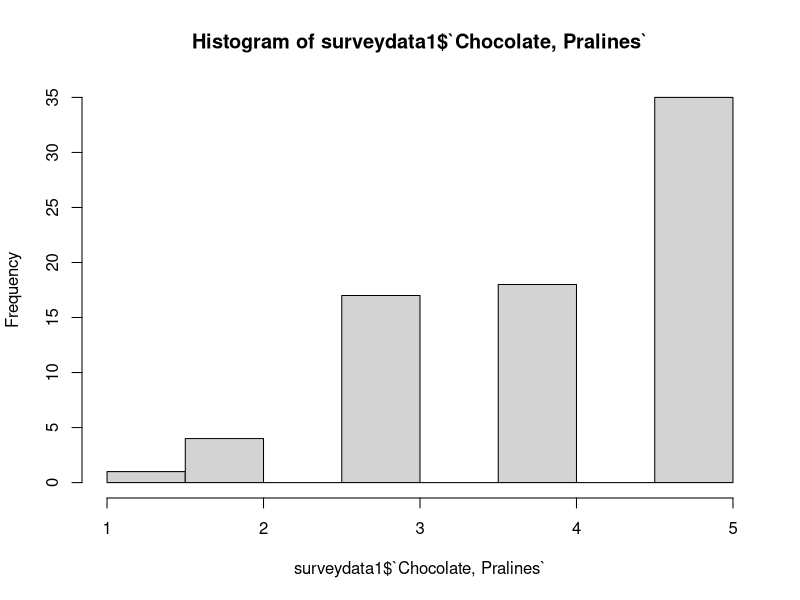
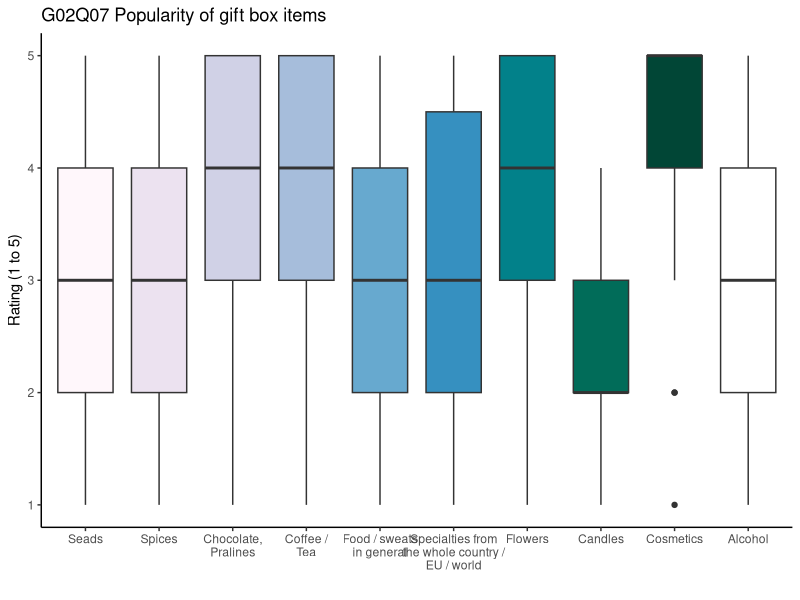
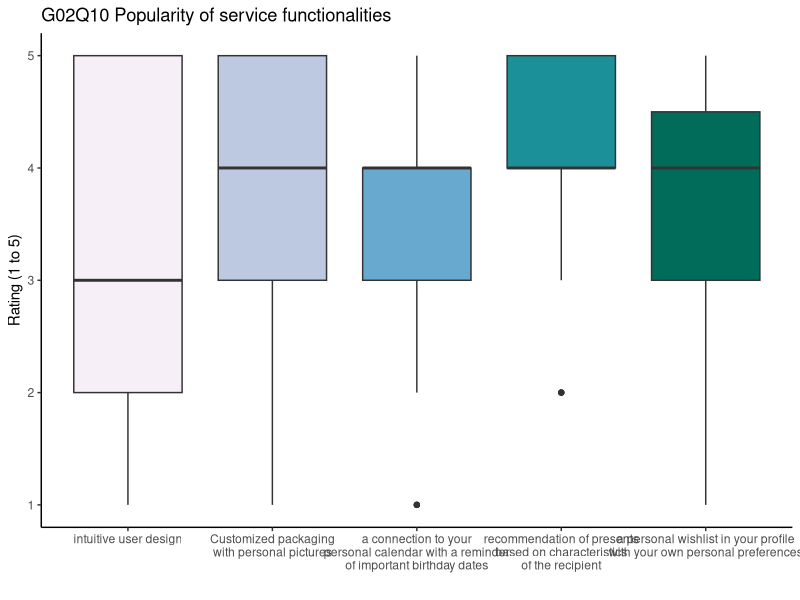
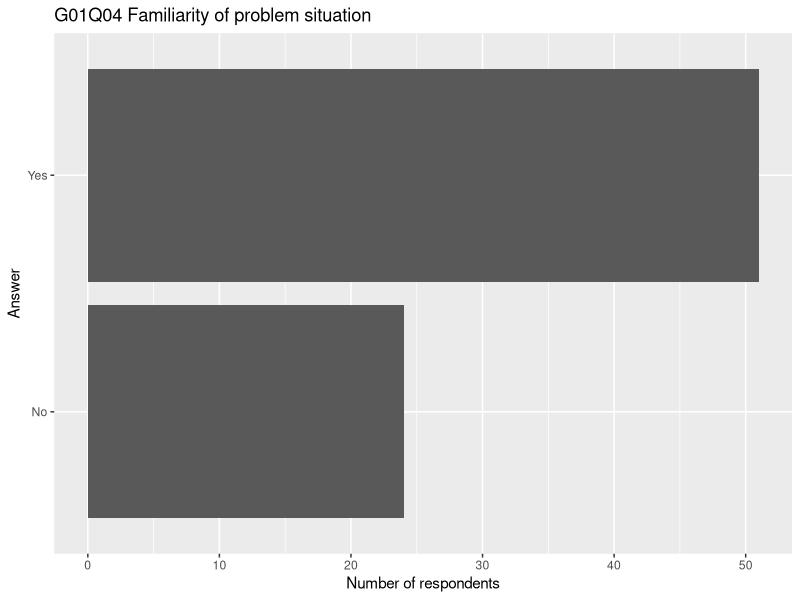

Recreate these plots in R, in order.
#######################################
#                                     #
#            gift giving              #
#          survey analysis            #
#                                     #
#            Thomas FROST             #
#           Antonia GERKEN            #
#           Anita LINDBERG            #
#             Diane OWIN              #
#                                     #
#       emlyon business school        #
#                                     #
#       https://lyonexchange.fr       #
#     gift-giving@lyonexchange.fr     #
#                                     #
#######################################



# 00 - Setup #############################

# setwd("~/Studium/Master/Module/5A2M21 Advanced Topics in Digital Marketing/Gruppenarbeit/GiftGiving")

# install.packages("tidyverse")
# install.packages("fastDummies")
# install.packages("openxlsx")
# install.packages("data.table")


library(tidyverse)
library(fastDummies)
library(openxlsx)
library(data.table)


# 01 - Read data #########################

surveydata <- read_csv(file = "results-survey282822_20211009-1210.csv")

# 02 - Clean data #########################

# delete incomplete answers
surveydata <- filter(surveydata, !is.na(submitdate))

# delete answer where control question is wrong
surveydata <- surveydata[surveydata$`G02Q10[SQ053]`  == 4, ]

# remove control question
surveydata1 <- subset(surveydata, select = -c(`G02Q10[SQ053]`) )

# remove time stamp
surveydata1 <- subset(surveydata1, select = -c(submitdate) )

# rename categorical columns----
oldnames <-  c('G01Q04','G01Q17', 'G01Q18', 'G01Q19', 'G01Q05', 'G02Q02','G03Q03', 'G03Q13', 'G03Q14',
             'G03Q15','G03Q16')
newnames <-  c('situation_fit','last_minute', 'remb_bday', 'online_gift', 
             'suitablegift','services_fit','age', 'gender', 'student', 'profession','country')
for(i in 1:length(newnames)) names(surveydata1)[names(surveydata1) == oldnames[i]] = newnames[i]

# rename G02Q07 ----

# How suitable are the following items in your opinion for an individualized gift box? 
# Consider as criteria the probability of sending a box with this to someone else by yourself 
# and how much you would find it a good gift if you would receive it yourself. 
# Consider 1 as a bad gift and 5 as the best possible option.

gifts_numbers <- c('G02Q07[SQ001]', 'G02Q07[SQ012]','G02Q07[SQ022]','G02Q07[SQ032]','G02Q07[SQ042]',
                   'G02Q07[SQ052]','G02Q07[SQ062]','G02Q07[SQ072]','G02Q07[SQ082]','G02Q07[SQ092]')
gifts_names <- c('Seads', 'Spices', 'Chocolate, Pralines', 'Coffee / Tea', 'Food / sweats in general', 
                 'Specialties from the whole country / EU / world', 'Flowers', 'Candles', 'Cosmetics', 
                 'Alcohol')
for(i in 1:length(gifts_names)) names(surveydata1)[names(surveydata1) == gifts_numbers[i]] = gifts_names[i]

# rename G01Q06 -----

# What do you usually give your friends (who do not live close to you) for their birthday?
gifts_numbers2 <- c('G01Q06[SQ001]', 'G01Q06[SQ002]', 'G01Q06[SQ003]', 'G01Q06[SQ004]', 'G01Q06[SQ005]')
gifts_names2 <- c('package', 'post_card','flowers', 'nothing_no_change','nothing_want_change')
for(i in 1:length(gifts_names2)) names(surveydata1)[names(surveydata1) == gifts_numbers2[i]] = gifts_names2[i]

# recode yes/no to 1/0 as dummies
surveydata1 <- dummy_cols(surveydata1, select_columns = gifts_names2, remove_selected_columns = TRUE)
# delete douplicated columns
surveydata1 <- subset(surveydata1, select = - c(package_No, post_card_No, flowers_No,
                                                nothing_no_change_No,nothing_want_change_No))

# rename G02Q10 ----

# Imagine that this service wants to help you not only for sending gifts to others but also
# wants to be your central point for all matters related to gifts. Which of the following 
# functionalities should the platform provide to be useful for you?(1 = not important at all
# and 5 = really important)
gifts_numbers3 <- c('G02Q10[SQ012]','G02Q10[SQ022]','G02Q10[SQ032]','G02Q10[SQ042]',
                    'G02Q10[SQ052]')
gifts_names3 <- c('Int_User_Design', 'Customized_packaging','per_calendar',
                  'recommendation','wishlist')
for(i in 1:length(gifts_names3)) names(surveydata1)[names(surveydata1) == gifts_numbers3[i]] = gifts_names3[i]


# recode variables in dummies ----

# situation_fit (G01Q04): yes = 1, last_minute (G01Q17): last min = 1, 
# hard_remb_bday(G01Q18): hard to remb = 1,; online_gift(G01Q19): yes = 1; 
# suitablegift (G01Q05): hard = yes = 1; services_fit (G02Q02): yes = 1;
# gender (G03Q13): male = 1; student (G03Q14): yes = 1;

# might adding age and country to the dummy list ?

dummy_var <- c('situation_fit','last_minute', 'remb_bday', 'online_gift', 
               'suitablegift','services_fit', 'gender', 'student')

surveydata1 <- dummy_cols(surveydata1, select_columns = dummy_var, remove_selected_columns = TRUE)

# delete douplicated columns
surveydata1 <- subset(surveydata1, select = - c(situation_fit_No, remb_bday_No,online_gift_No, 
                                                suitablegift_No, services_fit_No, 
                                                gender_Female, student_No))
# problem with deleting 'last_minute_In advance', because of '.. ..' in it

# Format Factor Variables ----
surveydata1$age <- as.factor(surveydata1$age)
surveydata1$profession <- as.factor(surveydata1$profession)
surveydata1$country <- as.factor(surveydata1$country)

# dummies as numeric 
surveydata1[,24:37] <- sapply(surveydata1[,24:37],as.numeric)


# 03 - Extracting text answers to excel ##############

text_answers <- c('G01Q11', 'G02Q08','G02Q09', 'G02Q12')

answers_G01Q11 <- unique(surveydata1['G01Q11'])
answers_G02Q08 <- unique(surveydata1['G02Q08'])
answers_G02Q09 <- unique(surveydata1['G02Q09'])
answers_G02Q12 <- unique(surveydata1['G02Q12'])

# export as  one excel
list_of_text_answers <- list("G01Q11" = answers_G01Q11, "G02Q08" = answers_G02Q08,
                             "G02Q09" = answers_G02Q09,
                         "G02Q12" = answers_G02Q12)
write.xlsx(list_of_text_answers, file = "survey_open_question_v1.xlsx", overwrite = TRUE)

# deleting open questions from data frame
surveydata1 <- subset(surveydata1, select = - c(G01Q11, G02Q08, G02Q09, G02Q12))

# 04 - Descriptive analysis ##############
summary(surveydata1)

# Plot Histogram of One Variable
hist(surveydata1$`Chocolate, Pralines`)





# 04.01 - popularity of the different gift items (G02Q07) #####
items <- c('Seads', 'Spices', 'Chocolate, Pralines', 'Coffee / Tea', 'Food / sweats in general', 'Specialties from the whole country / EU / world', 'Flowers', 'Candles', 'Cosmetics', 'Alcohol')
labels <- c('Seads', 'Spices', 'Chocolate,\nPralines', 'Coffee /\nTea', 'Food / sweats\nin general', 'Specialties from\nthe whole country /\nEU / world', 'Flowers', 'Candles', 'Cosmetics', 'Alcohol')

giftitems <- reshape(as.data.frame(surveydata[15:24]), times = items,
                     timevar = "gift", direction = "long",
                     varying = 1:10, v.names = "rating", idvar = "participant")

rownames(giftitems) <- 1:nrow(giftitems)
giftitems$gift <- as.factor(giftitems$gift)

itemsplot <- ggplot(giftitems, aes(x = gift, y = rating, fill = gift)) +
  theme_classic() +
  geom_boxplot() +
  ylab("Rating (1 to 5)") +
  xlab("") +
  ggtitle("G02Q07 Popularity of gift box items") +
  scale_x_discrete(labels= labels) +
  theme(legend.position="none") +
  scale_fill_brewer(palette="PuBuGn")
itemsplot



# 04.02 - popularity of different site functionalities (G02Q07) #####
functionalities <- c('intuitive user design', 'Customized packaging with personal pictures', 'a connection to your personal calendar with a reminder of important birthday dates', 'recommendation of presents based on characteristics of the recipient', 'a personal wishlist in your profile with your own personal preferences to help others finding the perfect gift for you (milk or dark chocolate, coffee or tea, ...)')
func_labels <- c('intuitive user design', 'Customized packaging\nwith personal pictures', 'a connection to your\npersonal calendar with a reminder\nof important birthday dates', 'recommendation of presents\nbased on characteristics\nof the recipient', 'a personal wishlist in your profile\nwith your own personal preferences')

func <- reshape(as.data.frame(surveydata[c(27:29, 31:32)]), times = functionalities,
                     timevar = "functionality", direction = "long",
                     varying = 1:5, v.names = "rating", idvar = "participant")

rownames(func) <- 1:nrow(func)
func$functionality <- as.factor(func$functionality)

funcplot <- ggplot(func, aes(x = functionality, y = rating, fill = functionality)) +
  theme_classic() +
  geom_boxplot() +
  ylab("Rating (1 to 5)") +
  xlab("") +
  ggtitle("G02Q10 Popularity of service functionalities") +
  scale_x_discrete(labels= func_labels) +
  theme(legend.position="none") +
  scale_fill_brewer(palette="PuBuGn")
funcplot



# 04.03 - Some simple percentages #############

# Format yes/no answer as Factor Variable
surveydata$G01Q04 <- as.factor(surveydata$G01Q04)


# Show percentage of the two answers
summary(surveydata$G01Q04)/nrow(surveydata)



# Share of early / late buyers
surveydata$G01Q17 <- as.factor(surveydata$G01Q17)
summary(surveydata$G01Q17)/nrow(surveydata)

#Share of online gifts
surveydata$G01Q19 <- as.factor(surveydata$G01Q19)
summary(surveydata$G01Q19)/nrow(surveydata)


# plot a simple bar diagram
plot <- ggplot(surveydata) +
  geom_bar(aes(x = G01Q04)) +
  ylab("Number of respondents") +
  xlab("Answer") +
  ggtitle("G01Q04 Familiarity of problem situation") +
  coord_flip()
plot


# 04.04 - Sustainability ##########################

summary(surveydata$G02Q09)
